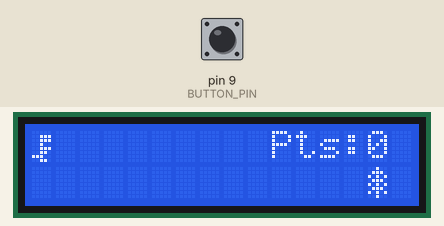
A sketch run on a simulated Arduino Uno, built with avr-gcc and run on an emulated ATmega328P. Shown: 16×2 character LCD. Inputs (shaded band) come from the test bench; at power-on: pin 9 (BUTTON_PIN) HIGH.

Above: at 0.22 s.
At 1.7 s:
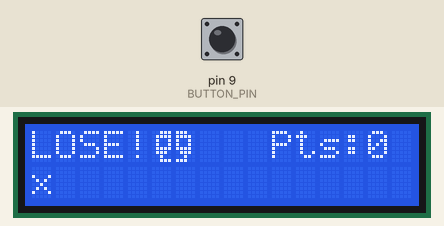
3.8 s: pin 9 (BUTTON_PIN) pulled LOW for 2.15 s
At 4.53 s:
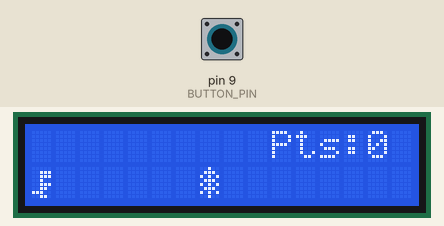
At 5.24 s:
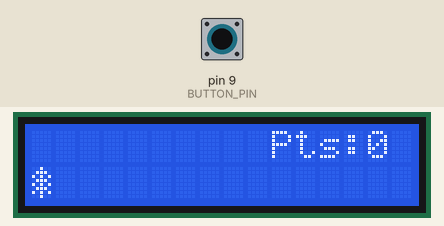
Timing chart, 0 to 6.8 s (numbered marks = the images above; inputs shaded):
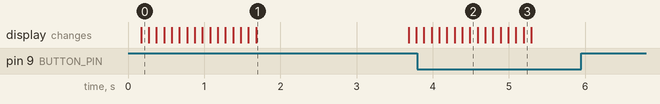

Measured:
- what the display in image 1 shows lasts 2.0 s, from 1.7 s to 3.7 s

The sketch:

dinoGame.ino
```cpp
#include <LiquidCrystal.h>
#define BUTTON_PIN 9

LiquidCrystal lcd(12, 11, 5, 4, 3, 2);

byte dino[] = { B00000, B00111, B00111, B00100, B00111, B00110, B11100, B00110 };
byte tree[] = { B00100, B01110, B10101, B01110, B10101, B01110, B10101, B00100 };

byte firstPartCup[]= { B00000, B01111, B10111, B01011, B00001, B00001, B00001, B00111 };
byte secondPartCup[] = { B00000, B11110, B11101, B11010, B10000, B10000, B10000, B11100 };

byte firstPartSkull[] = { B00111, B01111, B01001, B01001, B01111, B01110, B00100, B00111 };
byte secondPartSkull[] = { B11100, B11110, B10010, B10010, B11110, B01110, B00100, B11100 };

bool flyingAnimal=false;
bool obstacleJumped=false;

const int setValueCooldown=8;
const int resetValueDurationJump=6;

int durationJump=resetValueDurationJump;
int cooldownJump=0;

int points = 0;
int timedelay=100;

const byte dino_BYTE=byte(0);
  const byte tree_BYTE=byte(1);
  const byte firstPartCup_BYTE=byte(2);
  const byte secondPartCup_BYTE=byte(3);
  const byte firstPartSkull_BYTE=byte(4);
  const byte secondPartSkull_BYTE=byte(5);

void setup() {
  lcd.begin(16, 2);

  lcd.createChar(0,dino);
  lcd.createChar(1,tree);
  lcd.createChar(2,firstPartCup);
  lcd.createChar(3,secondPartCup);
  lcd.createChar(4,firstPartSkull);
  lcd.createChar(5,secondPartSkull);


  pinMode(BUTTON_PIN, INPUT_PULLUP);

  lcd.setCursor(10,0);
  lcd.print("Pts:");

  lcd.setCursor(0,1);
  lcd.write(byte(0));

}

void loop() {
    lcd.setCursor(14,0);
    lcd.print(String(points));

    for(int column=15;column>=0;column--){
        if(points==10)showWinning();
        manageStatus();
        readJumpEvent();
        updateObstaclePosition(column);
        if(column==0){
            if(!flyingAnimal)showLosing();
            else{
                points++;
                lcd.setCursor(14,0);
                lcd.print(String(points));
            }
        }
    }

}

//Function to update the screen to handle the obstacle frame (appear and disappear)
void updateObstaclePosition(int column){
    lcd.setCursor(column,1);
    lcd.write(tree_BYTE);
    delay(timedelay);
    lcd.setCursor(column,1);
    lcd.write(' ');
}

//Function to handle the jump action
void readJumpEvent(){

    if((cooldownJump==0)&&(digitalRead(BUTTON_PIN)==HIGH)){

        lcd.setCursor(0,0);
        lcd.write(dino_BYTE);

        lcd.setCursor(0,1);
        lcd.write(' ');
        flyingAnimal=true;
        cooldownJump=setValueCooldown;

    }

    if(durationJump==0){

        lcd.setCursor(0,0);
        lcd.write(' ');
        lcd.setCursor(0,1);
        lcd.write(dino_BYTE);

        flyingAnimal=false;
        durationJump=resetValueDurationJump;
    }

}

//update status when cooldown is running
void manageStatus(){
    if(cooldownJump>0){
        cooldownJump--;
        if(flyingAnimal)durationJump--;
    }
}

//manage the Lose Screen
void showLosing(){
        lcd.setCursor(0,1);
        lcd.write("x");
        lcd.setCursor(0,0);
        lcd.print("LOSE!");
        lcd.write(firstPartSkull_BYTE);
        lcd.write(secondPartSkull_BYTE);
        delay(2000);
        lcd.setCursor(0,0);
        lcd.print("       ");
        points=0;
        lcd.setCursor(0,1);
        lcd.write(dino_BYTE);
}

//manage the Win Screen
void showWinning(){
        lcd.setCursor(0,1);
        lcd.write(dino_BYTE);
        lcd.setCursor(0,0);
        lcd.print("WIN!");
        lcd.write(firstPartCup_BYTE);
        lcd.write(secondPartCup_BYTE);
        delay(2000);
        lcd.setCursor(0,0);
        lcd.print("      ");
        points=0;
        lcd.setCursor(0,1);
        lcd.write(dino_BYTE);
        lcd.setCursor(14,0);
        lcd.print("  ");
}
```
